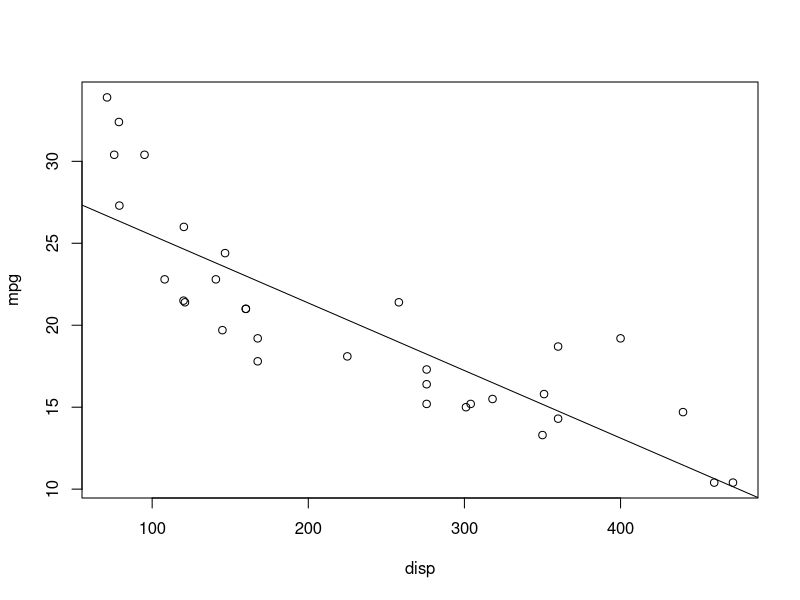

This chart was generated by the following R code: (Note: this script raises an error after producing the figure.)
#Buscar a Correlacao entre as variaveis do dataset mtcars

cor(mtcars)

#         mpg        cyl       disp         hp
#mpg   1.0000000 -0.8521620 -0.8475514 -0.7761684
#cyl  -0.8521620  1.0000000  0.9020329  0.8324475
#disp -0.8475514  0.9020329  1.0000000  0.7909486
#hp   -0.7761684  0.8324475  0.7909486  1.0000000

#MPG sera a variavel de resposta. Inicialmente usarei DISP como variavel explanatoria

modelo = lm(mpg ~ disp, data = mtcars)
summary(modelo)

#Retorna o R Quadrado
summary(modelo)$r.squared 

#Retorna o R Ajustado
summary(modelo)$adj.r.squared

#Geracao do Grafico de dispersao dos dados do modelo e da linha e melhor ajuste
plot(mpg ~ disp, data = mtcars)
abline(modelo)
predict(modelo, data.frame(disp=200))

#Adicao de Mais variaveis explanatorias para explicacao do consumo MPG
modelo = lm(mpg ~ disp+hp+cyl+wt, data = mtcars)
summary(modelo)$r.squared
summary(modelo)$adj.r.squared
summary(modelo)

predict(modelo, data.frame(disp=200, hp=100, cyl=4))

teste <- mtcars
cor.test(mtcars$mpg, mtcars$qsec)


